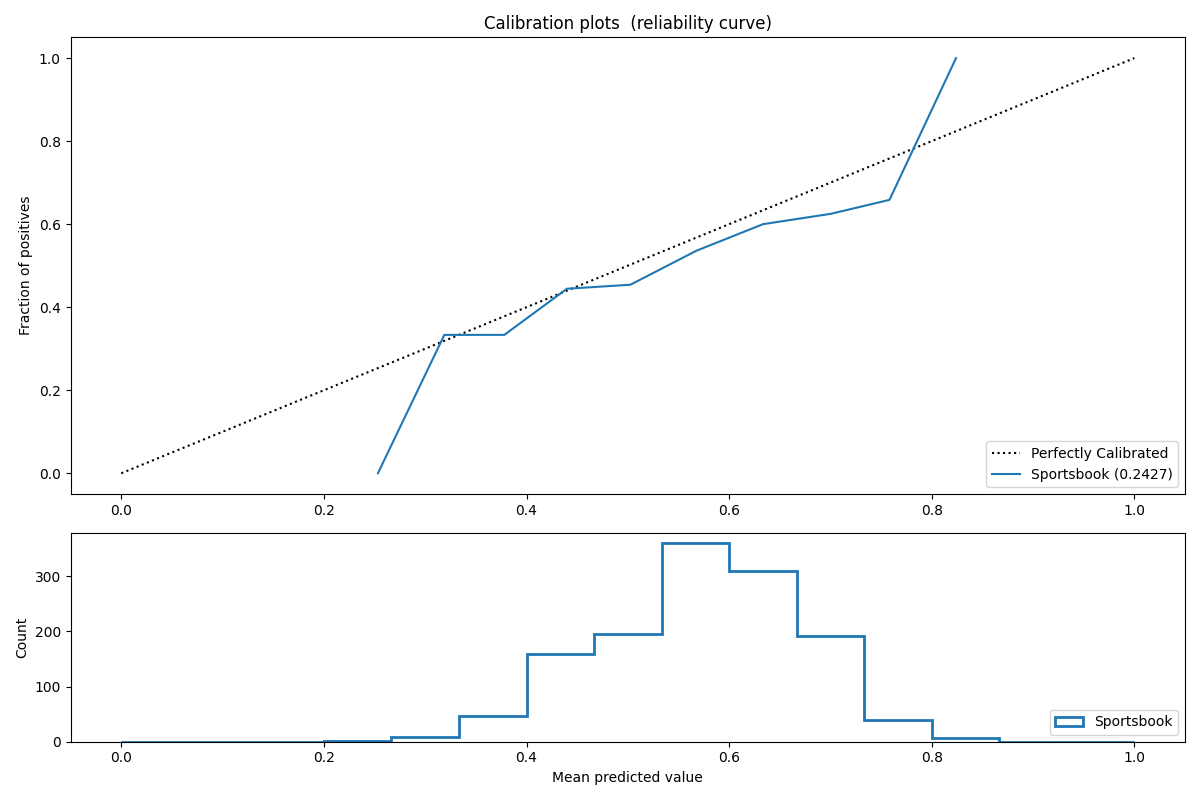

Reproduce this figure in Python.
# This module defines the functions for evaluating historical sportsbook results.

import pickle
import matplotlib.pyplot as plt
from nhl_mlmodel.covers_scraper import covers_scraper
import os
from sklearn.metrics import accuracy_score, brier_score_loss
from sklearn.calibration import calibration_curve
import sys
from typing import List, Tuple


def sportsbook_accuracy(game_data: List[covers_scraper.NhlGame]) -> float:
    """
    calculates the accuracy score of the sportsbooks for the provided games

    ...

    Parameters
    ----------
    game_data: List[NhlGame]
        list of NhlGame objects for which we want to calculate the accuracy score for

    Returns
    -------
    accuracy: float
        the accuracy of the sportsbooks predictions
    outcomes: List[Boolean]
        True if the home team wins
    predictions: List[Boolean]
        True if the sportsbook had the home team favoured
    probabilities: List[float]
        the implied probability of the home team winning based on the moneyline odds
    """
    outcomes = []  # The actual outcome of the game. True if the home team wins
    predictions = []  # The sportsbook's "prediction". True if the home team was favoured.
    probabilities = []  # The implied probabilities determined from the moneyline odds

    for d in game_data:
        moneyline = int(d.home_ml)
        home_score = int(d.home_score)
        away_score = int(d.away_score)

        if moneyline == 100:
            # We will exclude tossups for the calibration curve
            continue

        # Convert moneyline odds to their implied probabilities
        if moneyline < 0:
            probabilities.append(moneyline / (moneyline - 100))
        elif moneyline > 100:
            probabilities.append(100 / (moneyline + 100))

        outcomes.append(home_score > away_score)
        predictions.append(moneyline < 0)

    accuracy = 100 * accuracy_score(outcomes, predictions)

    return accuracy, outcomes, predictions, probabilities

def cal_curve(data, bins):
    """
    creates a calibration curve. X axis is the implied probability while the y axis is the percentage
    of time that prediction was correct

    ...

    Parameters
    ----------
    data: List[Tuple[List[Boolean], List[Boolean], List[Float], str]]
        the data that will be used to create the calibration curve. (Outcomes, Predictions, Probabilities, Name)

    Returns
    -------
    accuracy: float
        the accuracy of the sportsbooks predictions
    outcomes: List[Boolean]
        True if the home team wins
    predictions: List[Boolean]
        True if the sportsbook had the home team favoured
    probabilities: List[float]
        the implied probability of the home team winning based on the moneyline odds
    """

    fig = plt.figure(1, figsize=(12, 8))
    ax1 = plt.subplot2grid((3, 1), (0, 0), rowspan=2)
    ax2 = plt.subplot2grid((3, 1), (2, 0))

    ax1.plot([0, 1], [0, 1], "k:", label="Perfectly Calibrated")

    for y_test, y_pred, y_proba, name in data:
        brier = brier_score_loss(y_test, y_proba)
        print("{}\tAccuracy:{:.4f}\t Brier Loss: {:.4f}".format(
            name, accuracy_score(y_test, y_pred), brier))
        fraction_of_positives, mean_predicted_value = calibration_curve(y_test, y_proba, n_bins=bins)

        ax1.plot(mean_predicted_value, fraction_of_positives, label="%s (%1.4f)" % (name, brier))
        ax2.hist(y_proba, range=(0, 1), bins=bins, label=name, histtype="step", lw=2)

    ax1.set_ylabel("Fraction of positives")
    ax1.set_ylim([-0.05, 1.05])
    ax1.legend(loc="lower right")
    ax1.set_title('Calibration plots  (reliability curve)')

    ax2.set_xlabel("Mean predicted value")
    ax2.set_ylabel("Count")
    ax2.legend(loc="lower right")

    plt.tight_layout()

    fig.savefig('sb_evaluation.png')

if __name__ == '__main__':
    # get dates that nhl games were played on in the 2018/2019 season
    dates = covers_scraper.get_nhl_dates(20182019)

    games = [] # will hold NhlGame objects for all games played in the 2018/2019 season

    for d in dates:
        games += covers_scraper.nhl_games_date(d)

    accuracy, outcomes, predictions, probabilities = sportsbook_accuracy(games)
    data = [(outcomes, predictions, probabilities, 'Sportsbook')]

    # create calibration curve and save figure in data folder
    cal_curve(data,15)